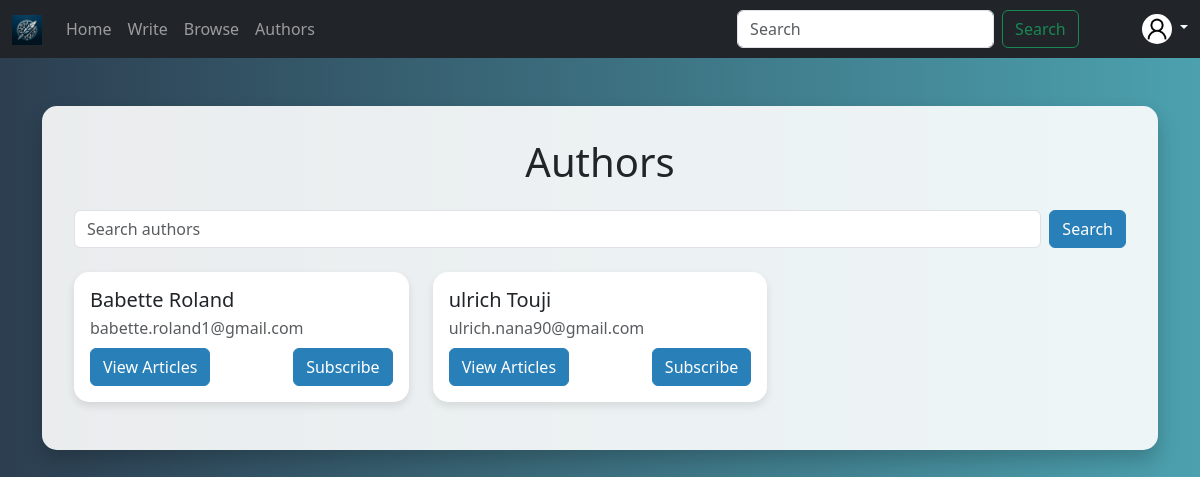
The page /author on the database its author committed.
### projet/models.py (models this page shows)
class User(Base):
    __tablename__ = 'users'
    id = Column(String(72), primary_key=True)
    first_name = Column(String(72))
    last_name = Column(String(72))
    email = Column(String(72), unique=True)
    password = Column(String(72))
    is_active = Column(Boolean, default=True)
    group = Column(String(2048), nullable=True)
    articles = relationship("Article", back_populates="author")
    comments = relationship("Comment", back_populates="author")
    likes_dislikes_article = relationship("LikeDislikeArticle", back_populates="user")
    likes_dislikes_comment = relationship("LikeDislikeComments", back_populates="user")
    subscriptions = relationship("Subscription", foreign_keys=[Subscription.user_id], back_populates="user")
    subscribers = relationship("Subscription", foreign_keys=[Subscription.author_id], back_populates="author")

### projet/routes/users.py (the view)
@router.get("/author")
def get_author(request: Request, q: Optional[str] = None, db: Session = Depends(get_db)):
    if q:
        authors = db.query(UserModel).filter(
            or_(
                UserModel.first_name.contains(q),
                UserModel.last_name.contains(q)
            )
        ).all()
    else:
        authors = db.query(UserModel).join(ArticleModel).distinct(UserModel.id).all()
    return templates.TemplateResponse(
        "author.html",
        context={'request': request, 'Authors': authors, 'query': q}
    )

### projet/templates/author.html (shortened to what this page needs)
{% extends "base.html" %}
{% block head %}
{{ super() }}
{% endblock %}
{% block content %}
{% include 'navbar.html' %}
<div class="container my-5">
    <div class="author-container">
        <h1 class="mb-4 text-center">Authors</h1>
        <form class="d-flex mb-4" action="/author">
            <input class="form-control me-2" type="search" name="q" placeholder="Search authors" value="{{ query or '' }}">
            <button class="btn btn-outline-primary" type="submit">Search</button>
        </form>
        <div class="row row-cols-1 row-cols-md-2 row-cols-lg-3 g-4">
            {% for author in Authors %}
            <div class="col">
                <div class="author-card d-flex flex-column align-items-start">
                    <h5 class="mb-1">{{ author.first_name }} {{ author.last_name }}</h5>
                    <p class="text-muted mb-2">{{ author.email }}</p>
                    <div class="d-flex justify-content-between w-100 mt-auto">
                        <a href="/author/{{ author.id }}" class="btn btn-outline-primary">View Articles</a>
                        <a href="/subscribe/{{ author.id }}" class="btn btn-primary">Subscribe</a>
                    </div>
                </div>
            </div>
            {% endfor %}
        </div>
    </div>
</div>
{% endblock %}

### static/style.css (style rules this page uses)
body { background: linear-gradient(to right, #2c3e50, #4ca1af); }

### projet/templates/author.html (style rules this page uses)
body { background: linear-gradient(to right, #2c3e50, #4ca1af); }
.author-container { background: rgba(255, 255, 255, 0.9); border-radius: 15px; box-shadow: 0 10px 20px rgba(0, 0, 0, 0.2); padding: 2rem; }
.author-card { background: #ffffff; border: none; border-radius: 15px; box-shadow: 0 4px 8px rgba(0, 0, 0, 0.1); padding: 1rem; margin-bottom: 1rem; }
.btn-primary, .btn-outline-primary { background-color: #2980b9; border-color: #2980b9; color: white; }

### rows shown on the page
User: first_name "Babette", last_name "Roland", email "babette.roland1@gmail.com"
User: first_name "ulrich", last_name "Touji", email "ulrich.nana90@gmail.com"
